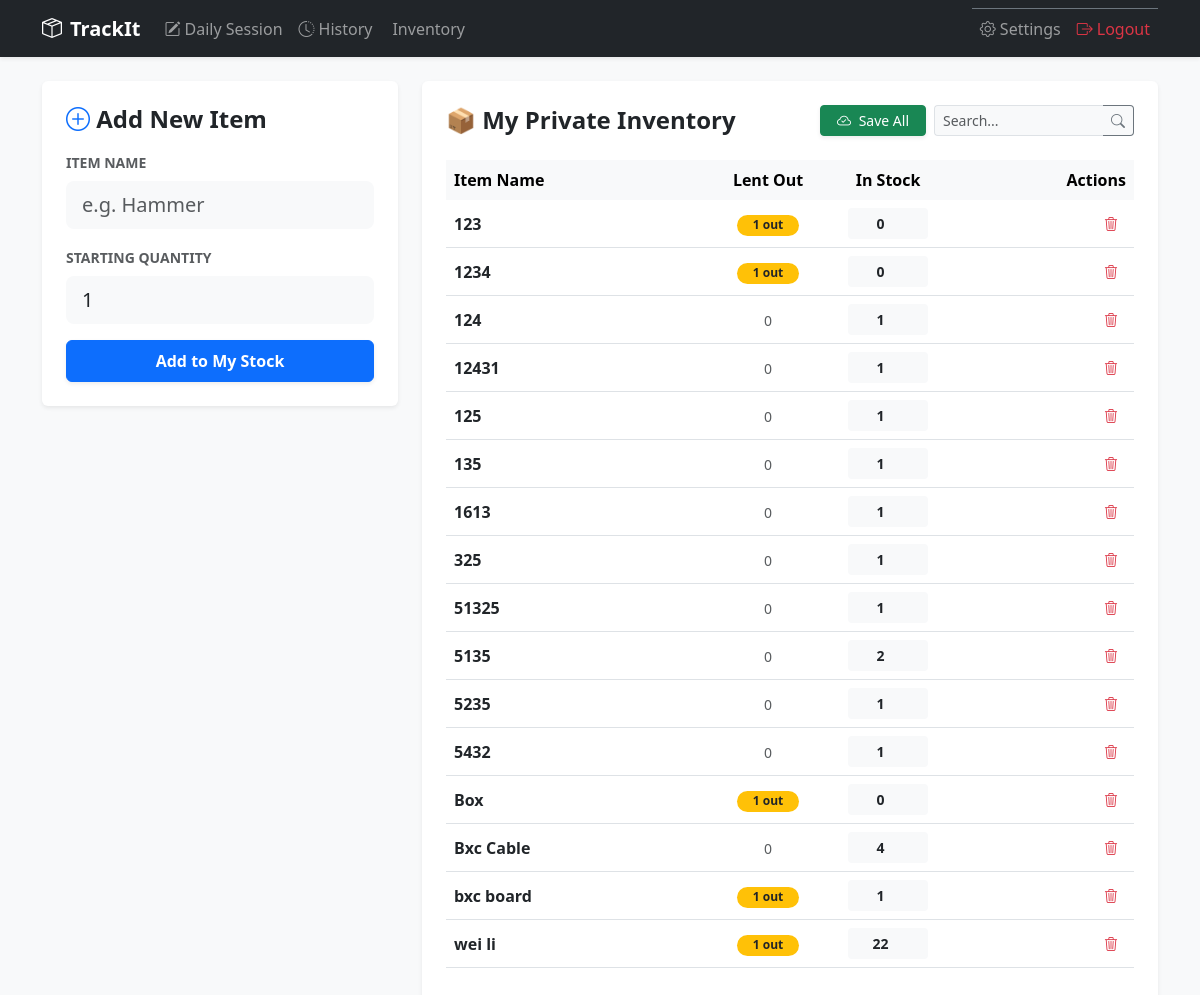
Page /inventory (signed in) on the committed database.
### models.py (models this page shows)
class Item(db.Model):
    id = db.Column(db.Integer, primary_key=True)
    name = db.Column(db.String(100), nullable=False)
    quantity = db.Column(db.Integer, default=0)
    user_id = db.Column(db.Integer, db.ForeignKey('user.id'))

### app.py (the view, shortened to what this page needs)
@app.route('/inventory', methods=['GET', 'POST'])
def inventory():
    if 'user_id' not in session: return redirect(url_for('login'))
    user_id = session['user_id']
    search_query = request.args.get('search', '')
    items_query = Item.query.filter_by(user_id=user_id).order_by(Item.name)
    if search_query:
        items_query = items_query.filter(Item.name.ilike(f"%{search_query}%"))
    items_list = items_query.all()
    for item in items_list:
        lent_count = db.session.query(func.sum(DayRecord.quantity_out)).filter(
            DayRecord.item_id == item.id,
            DayRecord.is_returned == False
        ).scalar() or 0
        item.lent_out = lent_count
    return render_template('inventory.html', items=items_list, search_query=search_query)

### templates/inventory.html (shortened to what this page needs)
{% extends "base.html" %}
{% block content %}
<div class="row">
    <div class="col-md-4">
        <div class="card shadow-sm p-4 mb-4 border-0">
            <h4 class="fw-bold mb-3"><i class="bi bi-plus-circle text-primary"></i> Add New Item</h4>
            <form method="POST">
                <div class="mb-3">
                    <label class="form-label small fw-bold text-muted text-uppercase">Item Name</label>
                    <input type="text" name="name" class="form-control form-control-lg bg-light border-0" placeholder="e.g. Hammer" required>
                </div>
                <div class="mb-3">
                    <label class="form-label small fw-bold text-muted text-uppercase">Starting Quantity</label>
                    <input type="number" name="qty" class="form-control form-control-lg bg-light border-0" value="1" min="1" required>
                </div>
                <button type="submit" class="btn btn-primary w-100 fw-bold py-2 shadow-sm">
                    Add to My Stock
                </button>
            </form>
        </div>
    </div>
    <div class="col-md-8">
        <form method="POST">
            <div class="card shadow-sm p-4 border-0">
                <div class="d-flex justify-content-between align-items-center mb-4">
                    <h4 class="fw-bold mb-0">📦 My Private Inventory</h4>
                    <div class="d-flex gap-2">
                        <button type="submit" name="bulk_save" class="btn btn-success btn-sm shadow-sm px-3">
                            <i class="bi bi-cloud-check me-1"></i> Save All
                        </button>
                        <div class="input-group input-group-sm" style="width: 200px;">
                            <input type="text" name="search" class="form-control border-end-0 bg-light"
                                   placeholder="Search..." value="{{ search_query }}" form="searchForm">
                            <button class="btn btn-outline-secondary border-start-0 bg-light" type="submit" form="searchForm">
                                <i class="bi bi-search"></i>
                            </button>
                        </div>
                    </div>
                </div>
                <div class="table-responsive">
                    <table class="table table-hover align-middle">
                        <thead class="table-light">
                            <tr>
                                <th class="border-0">Item Name</th>
                                <th class="border-0 text-center" style="width: 120px;">Lent Out</th>
                                <th class="border-0 text-center" style="width: 120px;">In Stock</th>
                                <th class="border-0 text-end">Actions</th>
                            </tr>
                        </thead>
                        <tbody>
                            {% for item in items %}
                            <tr>
                                <td class="fw-bold">{{ item.name }}</td>
                                <td class="text-center">
                                    {% if item.lent_out > 0 %}
                                        <span class="badge rounded-pill bg-warning text-dark px-3">
                                            {{ item.lent_out }} out
                                        </span>
                                    {% else %}
                                        <span class="text-muted small">0</span>
                                    {% endif %}
                                </td>
                                <td class="text-center">
                                    <input type="number" name="quantities[]"
                                           class="form-control form-control-sm text-center fw-bold border-0 bg-light mx-auto"
                                           style="width: 80px;"
                                           value="{{ item.quantity }}" min="0">
                                </td>
                                <td class="text-end">
                                    <a href="{{ url_for('delete_item', id=item.id) }}"
                                       class="btn btn-sm btn-outline-danger border-0"
                                       onclick="return confirm('Wait! All history for this item will be lost. Proceed?')">
                                        <i class="bi bi-trash3"></i>
                                    </a>
                                </td>
                            </tr>
                            {% endfor %}
                        </tbody>
                    </table>
                </div>
            </div>
        </form>
    </div>
</div>
{% endblock %}

### rows in the picture
Item: name "123", lent_out "1", quantity "0"
Item: name "1234", lent_out "1", quantity "0"
Item: name "124", shows "0", quantity "1"
Item: name "12431", shows "0", quantity "1"
Item: name "125", shows "0", quantity "1"
Item: name "135", shows "0", quantity "1"
Item: name "1613", shows "0", quantity "1"
Item: name "325", shows "0", quantity "1"
Item: name "51325", shows "0", quantity "1"
Item: name "5135", shows "0", quantity "2"
Item: name "5235", shows "0", quantity "1"
Item: name "5432", shows "0", quantity "1"
Item: name "Box", lent_out "1", quantity "0"
Item: name "Bxc Cable", shows "0", quantity "4"
Item: name "bxc board", lent_out "1", quantity "1"
Item: name "wei li", lent_out "1", quantity "22"
